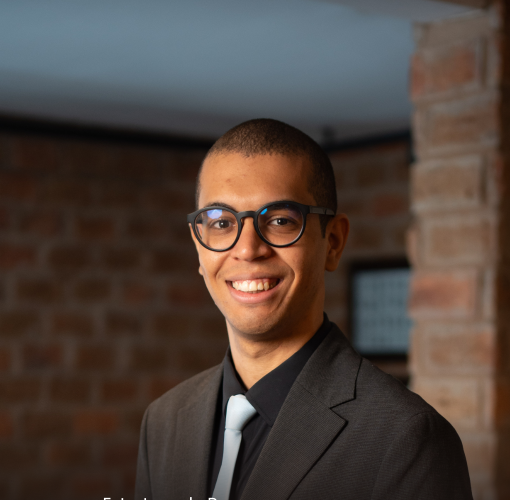
#> input picture moldes/estrutura-de-pecas/fotos/foto-1.png, 1020 x 1000 px, given in place of 0557.jpg, which was not available (shown at 1/2 size)
$ python montar.py
#> lines starting #> are read from the running program, lines starting #| are printed output that depends on the picture
# Monta o site: recorta as fotos do autor (originais em moldes/estrutura-de-pecas/fotos, fora do git),
# copia os PDFs e as capas dos materiais (moldes/*/saida) e gera artifact.html (prévia no claude.ai,
# sem doctype/html/head/body, que a publicação acrescenta). fotos/, materiais/ e artifact.html ficam fora do git.
# Uso: python3 site/montar.py
import re
import shutil
from pathlib import Path
from PIL import Image, ImageOps

AQUI = Path(__file__).resolve().parent
RAIZ = AQUI.parent
FOTOS = RAIZ / 'moldes/estrutura-de-pecas/fotos'
# nome no site: (original, largura, recorte vertical opcional)
ESCOLHA = {'hero': ('0557.jpg', 900), 'sobre': ('0458.jpg', 900), 'reforco': ('dsc08888.jpg', 900),
           'podcast': ('dsc08680.jpg', 900), 'conteudo': ('dsc08842.jpg', 900),
           'projetos': ('dsc08712.jpg', 900), 'materiais': ('dsc08920.jpg', 900), 'mentoria': ('0207.jpg', 700),
           'canal': ('constitucional-27.jpg', 700)}
# materiais: pasta de saída do molde, arquivo do site
MATERIAIS = {'simulado-autoral.pdf': 'moldes/libero-pdf/saida/simulado-autoral-oab44/simulado-autoral-oab44.pdf',
             # O gabarito entra quando for divulgado (e publicado: true no index.html):
             # 'gabarito-simulado-autoral.pdf': 'moldes/libero-pdf/saida/simulado-autoral-oab44-gabarito/simulado-autoral-oab44-gabarito.pdf',
             }
CAPAS = {'simulado-autoral.webp': 'moldes/libero-pdf/saida/simulado-autoral-oab44/1.png',
         'simulado-autoral-p3.webp': 'moldes/libero-pdf/saida/simulado-autoral-oab44/3.png',
         'simulado-autoral-p6.webp': 'moldes/libero-pdf/saida/simulado-autoral-oab44/6.png',
         'gabarito-simulado-autoral.webp': 'moldes/libero-pdf/saida/simulado-autoral-oab44-gabarito/1.png'}

(AQUI / 'fotos').mkdir(exist_ok=True)
(AQUI / 'materiais').mkdir(exist_ok=True)
for nome, (orig, larg) in ESCOLHA.items():
    im = ImageOps.exif_transpose(Image.open(FOTOS / orig)).convert('RGB')
    im.thumbnail((larg, larg * 2))
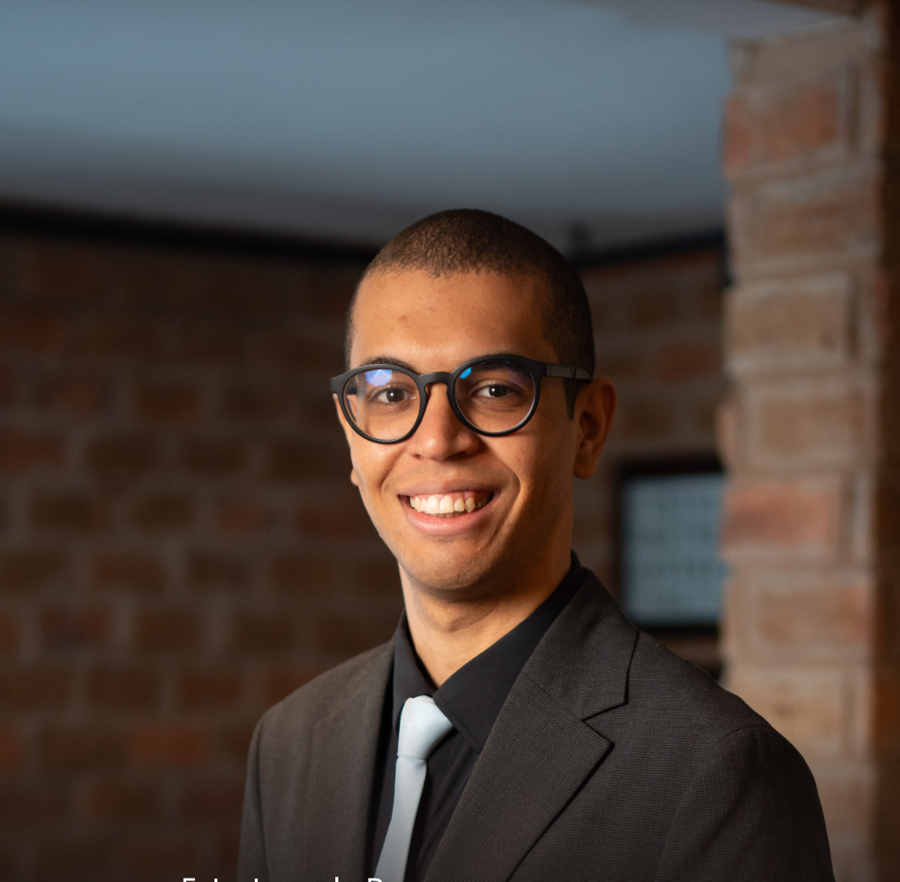
#> im: PIL image 900x882 RGB; mean R, G, B 79.5, 67.3, 60.7
    im.save(AQUI / 'fotos' / f'{nome}.webp', quality=80)
#> pass 2 of the loop `for nome, (orig, larg) in ESCOLHA.items():`:
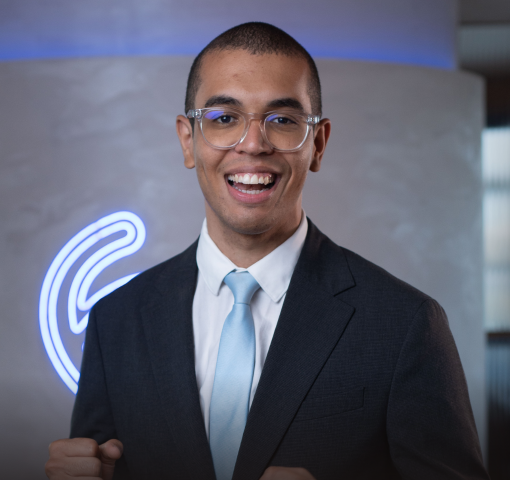
#> input picture moldes/estrutura-de-pecas/fotos/foto-2.png, 1020 x 960 px, given in place of 0458.jpg, which was not available (shown at 1/2 size)
#> `im.thumbnail((larg, larg * 2))`:
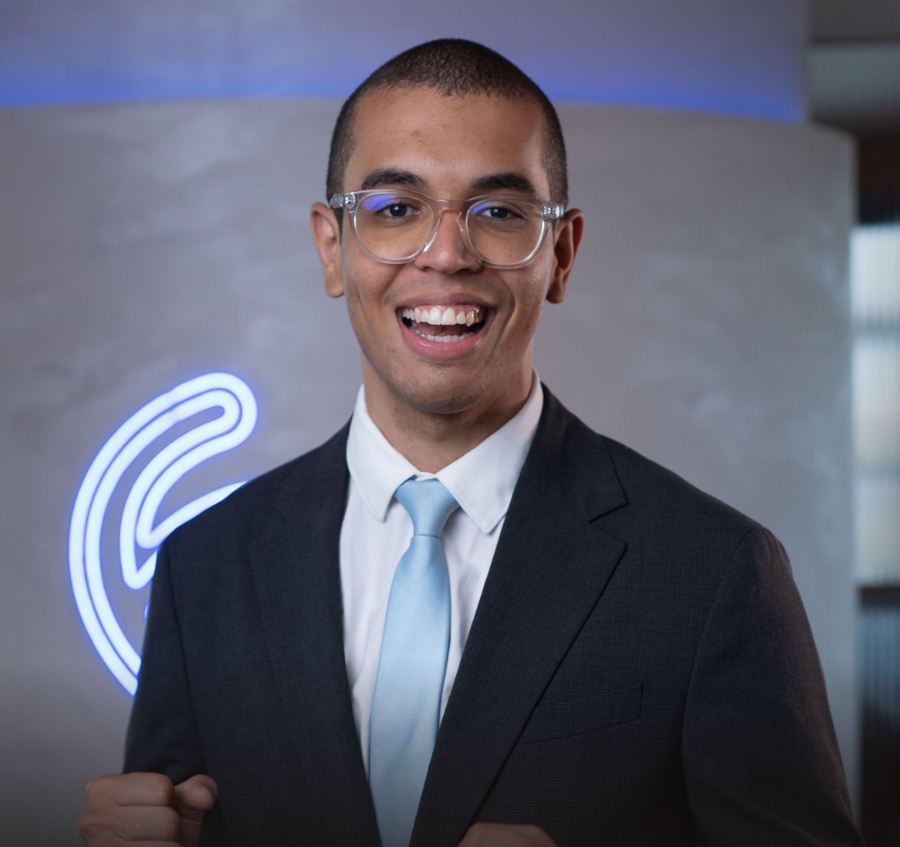
#> im: PIL image 900x847 RGB; mean R, G, B 96.5, 97.5, 112.3
#> (the run stopped early here; a loop or call above may not have finished)
